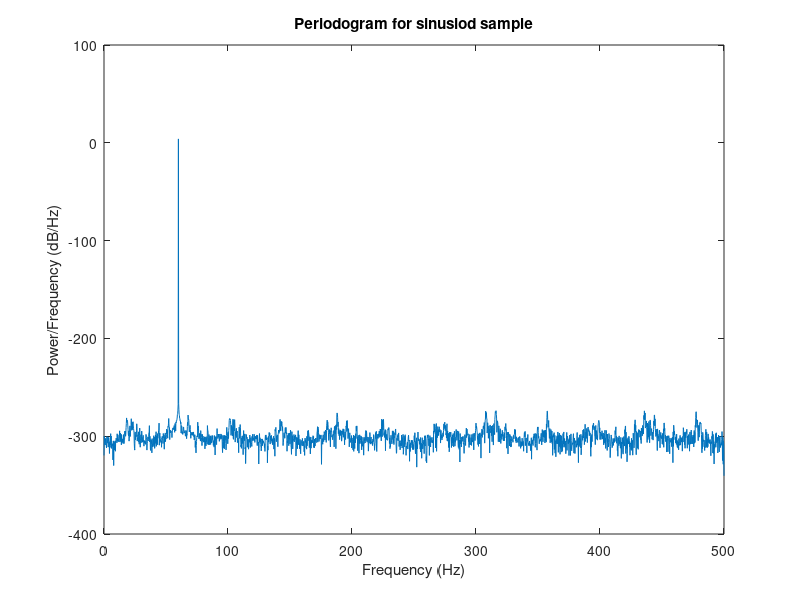
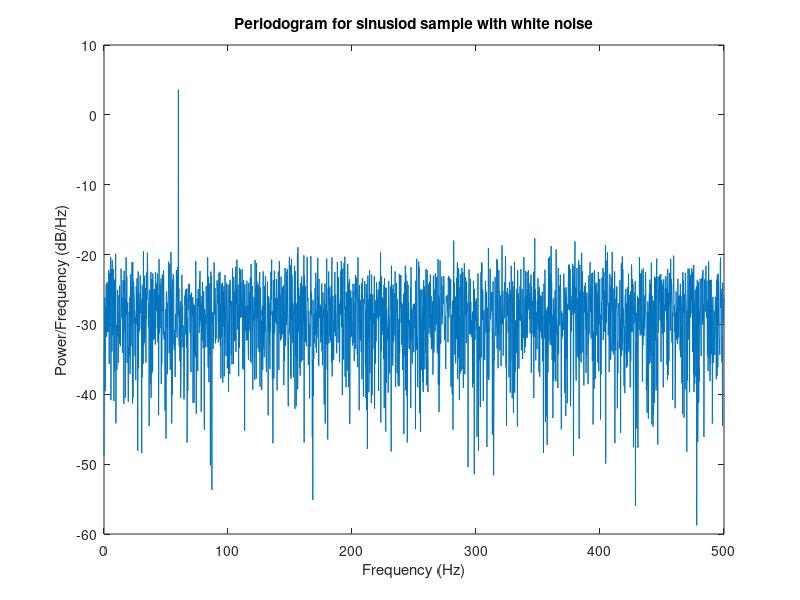
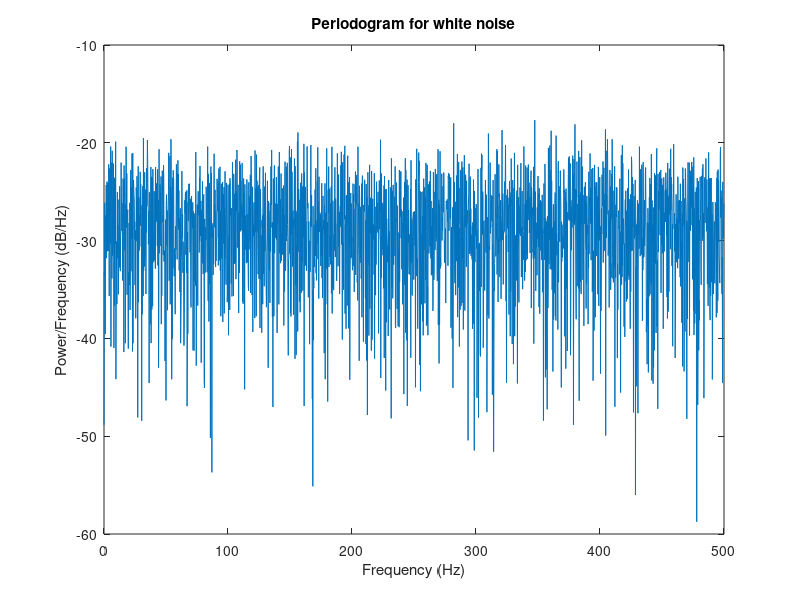

Write the MATLAB code that produced these figures, in order. (Note: this script raises an error after producing the figures.)
% Play around with different FIR filters


%% Generate data - known frequency sinusoid + white noise

% sampling rate
Fs = 1000;     
dt = 1/Fs;   
% length of sample
stopTime = 5;  % in secs
L = Fs*stopTime;  % in samples
% time vector
t = (0:dt:stopTime-dt)';
% signal frequency
signalF = 60;   
% generate sample
x = sin(2*pi*signalF*t);
% only noise
n = randn([length(t), 1]);
% add noise to signal
xn = x + n;


%% Get phase of original signal

analyticSignal = hilbert(x);
xphase = angle(analyticSignal);


%% Check spectrum of signal, noise and noisy signal

% get fft
xfft = fft(x);
% get only half of it 
xfft_part = xfft(1:floor(L/2)+1);
% get amplitude values 
xfft_amp = abs(xfft_part);
% get power
xfft_pow = xfft_amp.^2;
% multiply by two for all components excluding the DC (zero) and Nquist frequency 
% in order to correct for taking only half of the fft output 
xfft_pow(2:end-1) = xfft_pow(2:end-1)*2;
% normalize with time for density
xpsd = xfft_pow/(Fs*L);

% frequencies for the fft
freq = 0:Fs/L:Fs/2;

% plot
figure;
plot(freq, 10*log10(xpsd));
title('Periodogram for sinusiod sample');
xlabel('Frequency (Hz)');
ylabel('Power/Frequency (dB/Hz)');

% same for noisy data
xnfft = fft(xn);
xnfft_pow = abs(xnfft(1:floor(L/2+1))).^2;
xnfft_pow(2:end-1) = xnfft_pow(2:end-1)*2;
xnpsd = xnfft_pow/(Fs*L);
figure;
plot(freq, 10*log10(xnpsd));
title('Periodogram for sinusiod sample with white noise');
xlabel('Frequency (Hz)');
ylabel('Power/Frequency (dB/Hz)');

% same for noise
nfft = fft(n);
nfft_pow = abs(nfft(1:floor(L/2+1))).^2;
nfft_pow(2:end-1) = nfft_pow(2:end-1)*2;
npsd = nfft_pow/(Fs*L);
figure;
plot(freq, 10*log10(npsd));
title('Periodogram for white noise');
xlabel('Frequency (Hz)');
ylabel('Power/Frequency (dB/Hz)');


%% Get FIR filters using EEGLAB functions

% init eeglab / put eeglab functions into path
eeglab nogui;

% lowpass

% We query optimal Kaiser window parameters for given passpand ripple and
% transition bandwidth (Hz)
lpRipple = 0.004;
lpBW = 3;
lpWtype = 'kaiser';
lpCutoff = signalF + 2;
lpCutoffNorm = lpCutoff/(Fs/2);  % normalized freq to rad/sample
% get Kaiser beta
lpBeta = kaiserbeta(lpRipple);
% estimate order
lpOrder = firwsord(lpWtype, Fs, lpBW, lpRipple);
% get window
lpWindow = windows(lpWtype, lpOrder+1, lpBeta);
% get filter
lpCoeffs = firws(lpOrder, lpCutoffNorm, lpWindow);


% highpass

hpRipple = 0.004;
hpBW = 3;
hpWtype = 'kaiser';
hpCutoff = signalF - 2;
hpCutoffNorm = hpCutoff/(Fs/2);  % normalized freq to rad/sample
% get Kaiser beta
hpBeta = kaiserbeta(hpRipple);
% estimate order
hpOrder = firwsord(hpWtype, Fs, hpBW, hpRipple);
% get window
hpWindow = windows(hpWtype, hpOrder+1, hpBeta);
% get filter
hpCoeffs = firws(hpOrder, hpCutoffNorm, 'high', hpWindow);


%% Filter signal and its noisy version

% lowpass

% sinusoid signal
xeeg = struct;
xeeg.srate = Fs;
xeeg.data = x';
xeeg.trials = 1;
xeeg.pnts = L;
xeeg.event = [];

% signal + noise
xneeg = struct;
xneeg.srate = Fs;
xneeg.data = xn';
xneeg.trials = 1;
xneeg.pnts = L;
xneeg.event = [];

% noise
% signal + noise
neeg = struct;
neeg.srate = Fs;
neeg.data = n';
neeg.trials = 1;
neeg.pnts = L;
neeg.event = [];


% lowpass
% x_lp = firfilt(xeeg, lpCoeffs, length(xeeg.data));
% xn_lp = firfilt(xneeg, lpCoeffs, length(xneeg.data));
% n_lp = firfilt(neeg, lpCoeffs, length(neeg.data));
x_lp = firfilt(xeeg, lpCoeffs);
xn_lp = firfilt(xneeg, lpCoeffs);
n_lp = firfilt(neeg, lpCoeffs);

% highpass

% x_lphp = firfilt(x_lp, hpCoeffs, length(x_lp.data));
% xn_lphp = firfilt(xn_lp, hpCoeffs, length(xn_lp.data));
% n_lphp = firfilt(n_lp, hpCoeffs, length(n_lp.data));
x_lphp = firfilt(x_lp, hpCoeffs);
xn_lphp = firfilt(xn_lp, hpCoeffs);
n_lphp = firfilt(n_lp, hpCoeffs);


% filtering in one step (convolution)
lphpCoeffs = conv(lpCoeffs, hpCoeffs, 'same');
x_conv = firfilt(xeeg, lphpCoeffs);
xn_conv = firfilt(xneeg, lphpCoeffs);
n_conv = firfilt(neeg, lphpCoeffs);


%% Check filtering results

% get fft
% xfft = fft(x_lphp.data);
xfft = fft(x_conv.data);
% get only half of it 
xfft_part = xfft(1:floor(L/2)+1);
% get amplitude values 
xfft_amp = abs(xfft_part);
% get power
xfft_pow = xfft_amp.^2;
% multiply by two for all components excluding the DC (zero) and Nquist frequency 
% in order to correct for taking only half of the fft output 
xfft_pow(2:end-1) = xfft_pow(2:end-1)*2;
% normalize with time for density
xpsd = xfft_pow/(Fs*L);

% frequencies for the fft
freq = 0:Fs/L:Fs/2;

% plot
figure;
plot(freq, 10*log10(xpsd));
title('Periodogram for sinusiod sample after filtering');
xlabel('Frequency (Hz)');
ylabel('Power/Frequency (dB/Hz)');

% same for noisy data
% xnfft = fft(xn_lphp.data);
xnfft = fft(xn_conv.data);
xnfft_pow = abs(xnfft(1:floor(L/2+1))).^2;
xnfft_pow(2:end-1) = xnfft_pow(2:end-1)*2;
xnpsd = xnfft_pow/(Fs*L);
figure;
plot(freq, 10*log10(xnpsd));
title('Periodogram for sinusiod sample with white noise after filtering');
xlabel('Frequency (Hz)');
ylabel('Power/Frequency (dB/Hz)');

% same for noise
% nfft = fft(n_lphp.data);
nfft = fft(n_conv.data);
nfft_pow = abs(nfft(1:floor(L/2+1))).^2;
nfft_pow(2:end-1) = nfft_pow(2:end-1)*2;
npsd = nfft_pow/(Fs*L);
figure;
plot(freq, 10*log10(npsd));
title('Periodogram for white noise after filtering');
xlabel('Frequency (Hz)');
ylabel('Power/Frequency (dB/Hz)');



%% Get phase of filtered signal and noisy signal

analyticSignal = hilbert(x_lphp.data');
filt_xphase = angle(analyticSignal);

analyticSignal = hilbert(xn_lphp.data');
filt_xnphase = angle(analyticSignal);

analyticSignal = hilbert(n_lphp.data');
filt_nphase = angle(analyticSignal);


